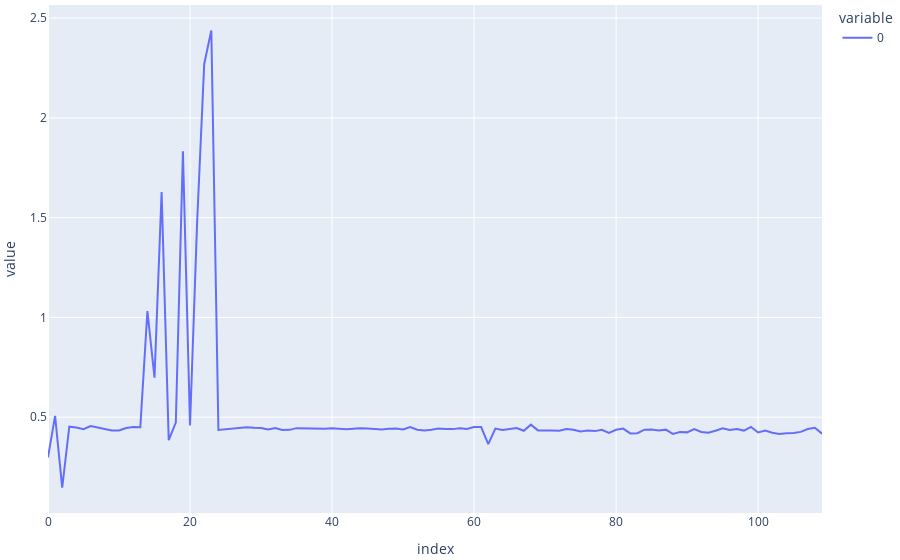

Write notebook code for a chart like this one.
### Code cell
fig = px.line(selected_features)
fig.update_layout(
    margin=dict(l=10, r=5, t=5, b=10))
fig.show()
